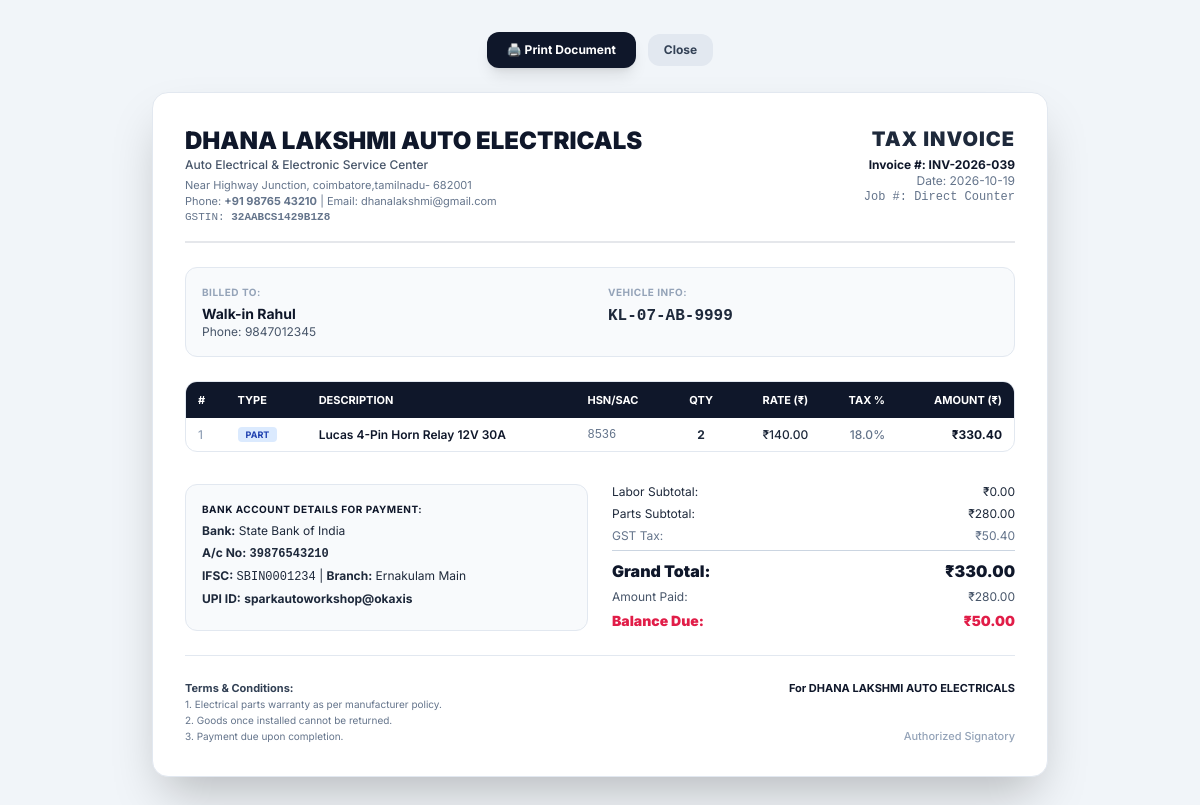
The page /invoice/inv_a5114c7e/print on the database its author committed.
### tables this page shows
CREATE TABLE workshop_profile (
        id TEXT PRIMARY KEY,
        name TEXT NOT NULL,
        subtitle TEXT,
        owner_name TEXT,
        phone TEXT NOT NULL,
        email TEXT,
        address TEXT NOT NULL,
        gstin TEXT,
        upi_id TEXT NOT NULL,
        bank_name TEXT,
        bank_account_no TEXT,
        bank_ifsc TEXT,
        bank_branch TEXT,
        currency TEXT DEFAULT '₹',
        terms TEXT,
        created_at TEXT,
        updated_at TEXT
    , language TEXT DEFAULT 'en', master_pin TEXT DEFAULT '1234', logo_url TEXT, upi_payee_name TEXT, gst_slabs TEXT DEFAULT '["0", "5", "12", "18", "28"]', default_state TEXT DEFAULT 'Kerala (32)', default_gst_type TEXT DEFAULT 'INTRA_STATE', tax_regime TEXT DEFAULT 'REGULAR_GST', round_off_enabled INTEGER DEFAULT 1, tenant_id TEXT DEFAULT 'tenant_1');

CREATE TABLE invoices (
        id TEXT PRIMARY KEY,
        invoice_number TEXT NOT NULL UNIQUE,
        invoice_date TEXT NOT NULL,
        invoice_type TEXT DEFAULT 'JOB_SERVICE',
        job_card_id TEXT,
        job_number TEXT,
        customer_id TEXT,
        customer_name TEXT NOT NULL,
        customer_phone TEXT NOT NULL,
        customer_address TEXT,
        customer_gstin TEXT,
        vehicle_reg_no TEXT,
        vehicle_make_model TEXT,
        odometer INTEGER DEFAULT 0,
        subtotal_labor REAL DEFAULT 0.0,
        subtotal_parts REAL DEFAULT 0.0,
        taxable_subtotal REAL DEFAULT 0.0,
        cgst_total REAL DEFAULT 0.0,
        sgst_total REAL DEFAULT 0.0,
        tax_total REAL DEFAULT 0.0,
        discount_amount REAL DEFAULT 0.0,
        grand_total REAL DEFAULT 0.0,
        amount_paid REAL DEFAULT 0.0,
        balance_due REAL DEFAULT 0.0,
        payment_status TEXT DEFAULT 'PAID',
        payment_mode TEXT DEFAULT 'UPI',
        bank_account_id TEXT,
        upi_ref_no TEXT,
        upi_payment_link TEXT,
        whatsapp_sent INTEGER DEFAULT 0,
        notes TEXT,
        created_at TEXT
    , igst_total REAL DEFAULT 0.0, is_interstate INTEGER DEFAULT 0, place_of_supply TEXT DEFAULT 'Kerala (32)', updated_at TEXT, status TEXT DEFAULT 'ACTIVE', round_off REAL DEFAULT 0.0, tenant_id TEXT DEFAULT 'tenant_1');

CREATE TABLE invoice_items (
        id TEXT PRIMARY KEY,
        invoice_id TEXT NOT NULL,
        item_type TEXT DEFAULT 'PART',
        item_id TEXT,
        barcode TEXT,
        name TEXT NOT NULL,
        hsn_sac TEXT DEFAULT '8536',
        quantity INTEGER DEFAULT 1,
        unit_price REAL DEFAULT 0.0,
        tax_rate REAL DEFAULT 18.0,
        taxable_amount REAL DEFAULT 0.0,
        cgst_amount REAL DEFAULT 0.0,
        sgst_amount REAL DEFAULT 0.0,
        total_price REAL DEFAULT 0.0,
        technician_name TEXT
    , unit TEXT DEFAULT 'pcs', part_number TEXT DEFAULT '', cgst_rate REAL DEFAULT 0.0, sgst_rate REAL DEFAULT 0.0, igst_rate REAL DEFAULT 0.0, igst_amount REAL DEFAULT 0.0);

### main.py (the view)
@app.get("/invoice/{invoice_id}/print", response_class=HTMLResponse)
async def print_invoice_page(request: Request, invoice_id: str, format: Optional[str] = "a4"):
    if format == "pdf":
        return RedirectResponse(url=f"/api/invoices/{invoice_id}/pdf", status_code=303)
    conn = db.get_db_connection()
    cursor = conn.cursor()
    cursor.execute("SELECT * FROM invoices WHERE id = ?", (invoice_id,))
    inv_row = cursor.fetchone()
    if not inv_row:
        conn.close()
        raise HTTPException(status_code=404, detail="Invoice not found")
    invoice = dict(inv_row)
    cursor.execute("SELECT * FROM invoice_items WHERE invoice_id = ?", (invoice_id,))
    items = [dict(r) for r in cursor.fetchall()]
    conn.close()
    workshop = get_current_workshop()
    vpa = workshop.get("upi_id", "sparkautoworkshop@okaxis")
    grand_total = float(invoice.get("grand_total", 0.0))
    balance_due = float(invoice.get("balance_due", 0.0))
    pay_amount = balance_due if balance_due > 0 else grand_total
    upi_link = invoice.get("upi_payment_link") or generate_upi_link(vpa, workshop.get("name", "Auto Workshop"), pay_amount, f"Inv_{invoice.get('invoice_number')}")
    upi_qr_url = generate_upi_qr_data_url(upi_link)
    return templates.TemplateResponse(
        request=request,
        name="print_invoice.html",
        context={
            "invoice": invoice,
            "items": items,
            "workshop": workshop,
            "upi_qr_url": upi_qr_url,
            "print_format": format or "a4"
        }
    )

### templates/print_invoice.html (shortened to what this page needs)
<!DOCTYPE html>
<html lang="en">
<head>
    <script src="https://cdn.tailwindcss.com"></script>
    <link rel="stylesheet" href="/static/css/custom.css">
</head>
<body class="bg-slate-100 min-h-screen py-8 px-4 flex flex-col items-center">
    <div class="no-print mb-6 flex items-center gap-3">
        <button onclick="window.print()" class="px-5 py-2.5 bg-slate-900 text-white font-bold text-xs rounded-xl shadow-lg hover:bg-slate-800 transition">
            🖨️ Print Document
        </button>
        <button onclick="window.close()" class="px-4 py-2 bg-slate-200 text-slate-700 font-bold text-xs rounded-xl hover:bg-slate-300 transition">
            Close
        </button>
    </div>
    {% if print_format == 'thermal' %}
    <div class="thermal-receipt bg-white p-4 shadow-xl border border-slate-200 text-slate-900 font-mono text-[11px] leading-tight max-w-[80mm] w-full">
        <div class="text-center pb-2 border-b border-dashed border-slate-400 space-y-1">
            <h2 class="font-black text-sm uppercase">{{ workshop.name }}</h2>
            <p class="text-[10px]">{{ workshop.subtitle }}</p>
            <p class="text-[9px]">{{ workshop.address }}</p>
            <p class="text-[9px]">Ph: {{ workshop.phone }} | GST: {{ workshop.gstin or 'N/A' }}</p>
        </div>
        <div class="py-2 border-b border-dashed border-slate-400 text-[10px] space-y-0.5">
            <p><b>INV #:</b> {{ invoice.invoice_number }}</p>
            <p><b>DATE:</b> {{ invoice.invoice_date }}</p>
            <p><b>VEHICLE:</b> {{ invoice.vehicle_reg_no or 'Counter Sale' }}</p>
            <p><b>CUSTOMER:</b> {{ invoice.customer_name }}</p>
        </div>
        <table class="w-full text-left text-[10px] my-2">
            <thead>
                <tr class="border-b border-slate-400 font-bold">
                    <th class="py-1">ITEM</th>
                    <th class="py-1 text-center">QTY</th>
                    <th class="py-1 text-right">AMT</th>
                </tr>
            </thead>
            <tbody class="divide-y divide-dotted divide-slate-300">
                {% for itm in items %}
                <tr>
                    <td class="py-1">{{ itm.name }}</td>
                    <td class="py-1 text-center">{{ itm.quantity }}</td>
                    <td class="py-1 text-right">₹{{ "{:,.2f}".format(itm.total_price) }}</td>
                </tr>
                {% endfor %}
            </tbody>
        </table>
        <div class="py-2 border-t border-dashed border-slate-400 text-[10px] space-y-1">
            <div class="flex justify-between"><span>Labor:</span><span>₹{{ "{:,.2f}".format(invoice.subtotal_labor) }}</span></div>
            <div class="flex justify-between"><span>Parts:</span><span>₹{{ "{:,.2f}".format(invoice.subtotal_parts) }}</span></div>
            {% if invoice.discount_amount > 0 %}
            <div class="flex justify-between"><span>Discount:</span><span>- ₹{{ "{:,.2f}".format(invoice.discount_amount) }}</span></div>
            {% endif %}
            <div class="flex justify-between font-black text-xs pt-1 border-t border-slate-400">
                <span>TOTAL:</span><span>₹{{ "{:,.2f}".format(invoice.grand_total) }}</span>
            </div>
            <div class="flex justify-between"><span>Paid:</span><span>₹{{ "{:,.2f}".format(invoice.amount_paid) }}</span></div>
            {% if invoice.balance_due > 0 %}
            <div class="flex justify-between font-bold text-rose-600"><span>Due:</span><span>₹{{ "{:,.2f}".format(invoice.balance_due) }}</span></div>
            {% endif %}
        </div>
        {% if upi_qr_url %}
        <div class="text-center py-2 border-t border-dashed border-slate-400 space-y-1">
            <p class="text-[9px] font-bold">SCAN TO PAY VIA GPAY / PHONEPE</p>
            <img src="{{ upi_qr_url }}" class="w-28 h-28 mx-auto">
            <p class="text-[8px] font-mono">{{ workshop.upi_id }}</p>
        </div>
        {% endif %}
        <div class="text-center pt-2 border-t border-dashed border-slate-400 text-[9px]">
            <p>Thank you! Visit again.</p>
        </div>
    </div>
    {% else %}
    <div class="bg-white p-8 rounded-2xl shadow-2xl border border-slate-200 max-w-4xl w-full text-slate-800 text-xs space-y-6">
        <div class="flex items-start justify-between border-b-2 border-primary-600 pb-4">
            <div>
                <h1 class="text-2xl font-black text-slate-900">{{ workshop.name }}</h1>
                <p class="text-xs text-slate-600 font-medium">{{ workshop.subtitle }}</p>
                <p class="text-[11px] text-slate-500 mt-1">{{ workshop.address }}</p>
                <p class="text-[11px] text-slate-500">Phone: <b>{{ workshop.phone }}</b> | Email: {{ workshop.email }}</p>
                <p class="text-[11px] text-slate-500 font-mono">GSTIN: <b>{{ workshop.gstin or 'N/A' }}</b></p>
            </div>
            <div class="text-right">
                <span class="text-xl font-black text-primary-700 tracking-wider">TAX INVOICE</span>
                <p class="text-xs font-bold text-slate-900 mt-1">Invoice #: {{ invoice.invoice_number }}</p>
                <p class="text-xs text-slate-500">Date: {{ invoice.invoice_date }}</p>
                <p class="text-xs text-slate-500 font-mono">Job #: {{ invoice.job_number or 'Direct Counter' }}</p>
            </div>
        </div>
        <div class="grid grid-cols-2 gap-4 bg-slate-50 p-4 rounded-xl border border-slate-200">
            <div>
                <span class="font-bold text-slate-400 uppercase tracking-wider text-[10px] block mb-1">Billed To:</span>
                <p class="font-bold text-slate-900 text-sm">{{ invoice.customer_name }}</p>
                <p class="text-slate-600">Phone: {{ invoice.customer_phone }}</p>
            </div>
            <div>
                <span class="font-bold text-slate-400 uppercase tracking-wider text-[10px] block mb-1">Vehicle Info:</span>
                <p class="font-mono font-bold text-primary-700 text-base">{{ invoice.vehicle_reg_no or 'Counter Sale' }}</p>
            </div>
        </div>
        <div class="overflow-x-auto border border-slate-200 rounded-xl">
            <table class="w-full text-left">
                <thead class="bg-slate-900 text-white font-bold text-[11px] uppercase">
                    <tr>
                        <th class="py-2.5 px-3">#</th>
                        <th class="py-2.5 px-3">Type</th>
                        <th class="py-2.5 px-3">Description</th>
                        <th class="py-2.5 px-3">HSN/SAC</th>
                        <th class="py-2.5 px-3 text-center">Qty</th>
                        <th class="py-2.5 px-3 text-right">Rate (₹)</th>
                        <th class="py-2.5 px-3 text-right">Tax %</th>
                        <th class="py-2.5 px-3 text-right">Amount (₹)</th>
                    </tr>
                </thead>
                <tbody class="divide-y divide-slate-100 font-medium">
                    {% for itm in items %}
                    <tr>
                        <td class="py-2 px-3 text-slate-400">{{ loop.index }}</td>
                        <td class="py-2 px-3"><span class="px-2 py-0.5 rounded text-[9px] font-bold {% if itm.item_type == 'LABOR' %}bg-amber-100 text-amber-800{% else %}bg-blue-100 text-blue-800{% endif %}">{{ itm.item_type }}</span></td>
                        <td class="py-2 px-3 font-semibold text-slate-900">{{ itm.name }}</td>
                        <td class="py-2 px-3 font-mono text-slate-500">{{ itm.hsn_sac }}</td>
                        <td class="py-2 px-3 text-center font-bold">{{ itm.quantity }}</td>
                        <td class="py-2 px-3 text-right">₹{{ "{:,.2f}".format(itm.unit_price) }}</td>
                        <td class="py-2 px-3 text-right text-slate-500">{{ itm.tax_rate }}%</td>
                        <td class="py-2 px-3 text-right font-bold text-slate-900">₹{{ "{:,.2f}".format(itm.total_price) }}</td>
                    </tr>
                    {% endfor %}
                </tbody>
            </table>
        </div>
        <div class="grid grid-cols-2 gap-6 pt-2">
            <div class="bg-slate-50 p-4 rounded-xl border border-slate-200 text-xs space-y-1.5">
                <p class="font-bold text-slate-900 uppercase tracking-wider text-[10px]">Bank Account Details for Payment:</p>
                <p><b>Bank:</b> {{ workshop.bank_name }}</p>
                <p><b>A/c No:</b> <span class="font-mono font-bold">{{ workshop.bank_account_no }}</span></p>
                <p><b>IFSC:</b> <span class="font-mono">{{ workshop.bank_ifsc }}</span> | <b>Branch:</b> {{ workshop.bank_branch }}</p>
                <p><b>UPI ID:</b> <span class="font-bold text-primary-700">{{ workshop.upi_id }}</span></p>
            </div>
            <div class="space-y-1.5 text-xs text-right">
                <div class="flex justify-between"><span>Labor Subtotal:</span><span>₹{{ "{:,.2f}".format(invoice.subtotal_labor) }}</span></div>
                <div class="flex justify-between"><span>Parts Subtotal:</span><span>₹{{ "{:,.2f}".format(invoice.subtotal_parts) }}</span></div>
                {% if invoice.tax_total > 0 %}
                <div class="flex justify-between text-slate-500"><span>GST Tax:</span><span>₹{{ "{:,.2f}".format(invoice.tax_total) }}</span></div>
                {% endif %}
                <div class="flex justify-between font-black text-base pt-2 border-t border-slate-300 text-slate-900">
                    <span>Grand Total:</span><span class="text-primary-700">₹{{ "{:,.2f}".format(invoice.grand_total) }}</span>
                </div>
                <div class="flex justify-between text-slate-600"><span>Amount Paid:</span><span>₹{{ "{:,.2f}".format(invoice.amount_paid) }}</span></div>
                {% if invoice.balance_due > 0 %}
                <div class="flex justify-between font-black text-rose-600 text-sm"><span>Balance Due:</span><span>₹{{ "{:,.2f}".format(invoice.balance_due) }}</span></div>
                {% endif %}
            </div>
        </div>
        <div class="pt-6 border-t border-slate-200 flex items-end justify-between text-[11px] text-slate-500">
            <div>
                <p class="font-bold text-slate-700">Terms & Conditions:</p>
                <p class="whitespace-pre-line text-[10px]">{{ workshop.terms }}</p>
            </div>
            <div class="text-right">
                <p class="font-bold text-slate-900">For {{ workshop.name }}</p>
                <p class="mt-8 text-slate-400 font-medium">Authorized Signatory</p>
            </div>
        </div>
    </div>
    {% endif %}
</body>
</html>

### static/css/custom.css (style rules this page uses)
body { font-family: 'Inter', system-ui, -apple-system, sans-serif; }

### rows shown on the page
workshop_profile: name "DHANA LAKSHMI AUTO ELECTRICALS", subtitle "Auto Electrical & Electronic Service Center", address "Near Highway Junction, coimbatore,tamilnadu- 682001", phone "+91 98765 43210", email "dhanalakshmi@gmail.com", gstin "32AABCS1429B1Z8", bank_name "State Bank of India", bank_account_no "39876543210", bank_ifsc "SBIN0001234", bank_branch "Ernakulam Main", upi_id "sparkautoworkshop@okaxis", terms "1. Electrical parts warranty as per manufacturer policy. 2. Goods once installed cannot be returned. 3. Payment due upon completion."
invoices: invoice_number "INV-2026-039", invoice_date "2026-10-19", customer_name "Walk-in Rahul", customer_phone "9847012345", vehicle_reg_no "KL-07-AB-9999", subtotal_labor "0.00", subtotal_parts "280.00", tax_total "50.40", grand_total "330.00", amount_paid "280.00", balance_due "50.00"
invoice_items: item_type "PART", name "Lucas 4-Pin Horn Relay 12V 30A", hsn_sac "8536", quantity "2", unit_price "140.00", tax_rate "18.0", total_price "330.40"

### other values the page prints
{{ invoice.job_number or 'Direct Counter' }} "Direct Counter"
